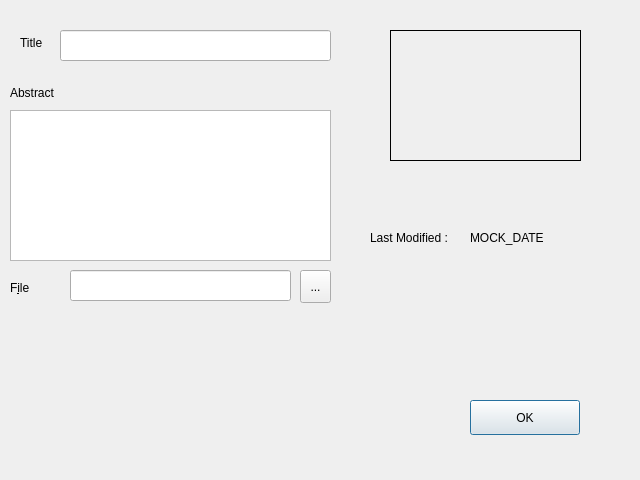
<?xml version="1.0" encoding="UTF-8"?>
<ui version="4.0">
 <class>MetaViewer</class>
 <widget class="QDialog" name="MetaViewer">
  <property name="geometry">
   <rect>
    <x>0</x>
    <y>0</y>
    <width>640</width>
    <height>480</height>
   </rect>
  </property>
  <property name="minimumSize">
   <size>
    <width>640</width>
    <height>480</height>
   </size>
  </property>
  <property name="maximumSize">
   <size>
    <width>640</width>
    <height>480</height>
   </size>
  </property>
  <property name="cursor">
   <cursorShape>ArrowCursor</cursorShape>
  </property>
  <property name="mouseTracking">
   <bool>false</bool>
  </property>
  <property name="focusPolicy">
   <enum>Qt::ClickFocus</enum>
  </property>
  <property name="windowTitle">
   <string>Metadata</string>
  </property>
  <property name="sizeGripEnabled">
   <bool>false</bool>
  </property>
  <widget class="QLineEdit" name="leTitle">
   <property name="geometry">
    <rect>
     <x>60</x>
     <y>30</y>
     <width>271</width>
     <height>31</height>
    </rect>
   </property>
   <property name="text">
    <string/>
   </property>
  </widget>
  <widget class="QLabel" name="lblTitle">
   <property name="geometry">
    <rect>
     <x>20</x>
     <y>30</y>
     <width>41</width>
     <height>25</height>
    </rect>
   </property>
   <property name="text">
    <string>Title</string>
   </property>
   <property name="buddy">
    <cstring>leTitle</cstring>
   </property>
  </widget>
  <widget class="QPushButton" name="pushButton">
   <property name="geometry">
    <rect>
     <x>470</x>
     <y>400</y>
     <width>110</width>
     <height>35</height>
    </rect>
   </property>
   <property name="text">
    <string>OK</string>
   </property>
  </widget>
  <widget class="QPlainTextEdit" name="pteText">
   <property name="geometry">
    <rect>
     <x>10</x>
     <y>110</y>
     <width>321</width>
     <height>151</height>
    </rect>
   </property>
  </widget>
  <widget class="QLabel" name="label_2">
   <property name="geometry">
    <rect>
     <x>10</x>
     <y>80</y>
     <width>77</width>
     <height>25</height>
    </rect>
   </property>
   <property name="text">
    <string>Abstract</string>
   </property>
  </widget>
  <widget class="QLineEdit" name="lePath">
   <property name="geometry">
    <rect>
     <x>70</x>
     <y>270</y>
     <width>221</width>
     <height>31</height>
    </rect>
   </property>
  </widget>
  <widget class="QToolButton" name="tbOpenLocation">
   <property name="geometry">
    <rect>
     <x>300</x>
     <y>270</y>
     <width>31</width>
     <height>33</height>
    </rect>
   </property>
   <property name="text">
    <string>...</string>
   </property>
  </widget>
  <widget class="QLabel" name="label">
   <property name="geometry">
    <rect>
     <x>10</x>
     <y>280</y>
     <width>53</width>
     <height>16</height>
    </rect>
   </property>
   <property name="text">
    <string>F&amp;ile</string>
   </property>
   <property name="buddy">
    <cstring>tbOpenLocation</cstring>
   </property>
  </widget>
  <widget class="QLabel" name="lblThumbnail">
   <property name="geometry">
    <rect>
     <x>390</x>
     <y>30</y>
     <width>191</width>
     <height>131</height>
    </rect>
   </property>
   <property name="frameShape">
    <enum>QFrame::Box</enum>
   </property>
   <property name="frameShadow">
    <enum>QFrame::Plain</enum>
   </property>
   <property name="text">
    <string/>
   </property>
   <property name="scaledContents">
    <bool>true</bool>
   </property>
  </widget>
  <widget class="QLabel" name="label_4">
   <property name="geometry">
    <rect>
     <x>370</x>
     <y>230</y>
     <width>91</width>
     <height>16</height>
    </rect>
   </property>
   <property name="text">
    <string>Last Modified :</string>
   </property>
  </widget>
  <widget class="QLabel" name="lblDate">
   <property name="geometry">
    <rect>
     <x>470</x>
     <y>230</y>
     <width>91</width>
     <height>16</height>
    </rect>
   </property>
   <property name="sizePolicy">
    <sizepolicy hsizetype="Expanding" vsizetype="Expanding">
     <horstretch>0</horstretch>
     <verstretch>0</verstretch>
    </sizepolicy>
   </property>
   <property name="text">
    <string>MOCK_DATE</string>
   </property>
  </widget>
 </widget>
 <resources/>
 <connections>
  <connection>
   <sender>pushButton</sender>
   <signal>clicked()</signal>
   <receiver>MetaViewer</receiver>
   <slot>reject()</slot>
   <hints>
    <hint type="sourcelabel">
     <x>529</x>
     <y>422</y>
    </hint>
    <hint type="destinationlabel">
     <x>403</x>
     <y>304</y>
    </hint>
   </hints>
  </connection>
 </connections>
</ui>
